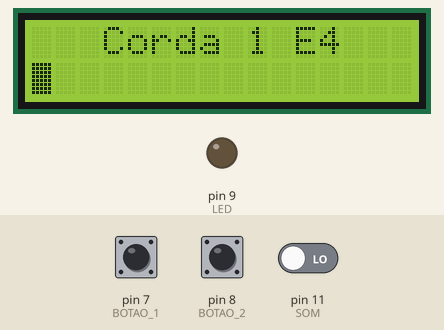
The sketch below on a simulated Arduino Uno, built with avr-gcc and run on an emulated ATmega328P. Parts: 16×2 character LCD, output pins drawn as LEDs (lit = HIGH). Inputs (shaded band) come from the test bench; at power-on: pin 7 (BOTAO_1) LOW, pin 8 (BOTAO_2) LOW, pin 11 (SOM) LOW.

Above: at 1.2 s.
1.3 s: pin 7 (BOTAO_1) pulled HIGH for 0.15 s
At 2.2 s:
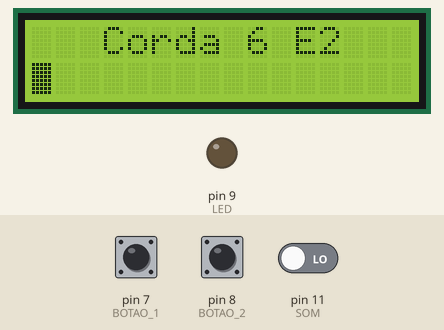
2.9 s: pin 7 (BOTAO_1) pulled HIGH for 1 s
At 4.7 s:
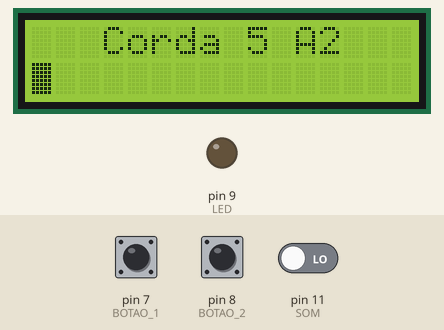
5.4 s: pin 7 (BOTAO_1) pulled HIGH for 0.15 s
At 6.6 s:
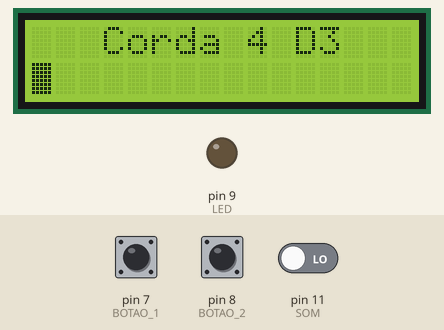
7.0 s: pin 7 (BOTAO_1) pulled HIGH for 3.2 s
At 10.7 s:
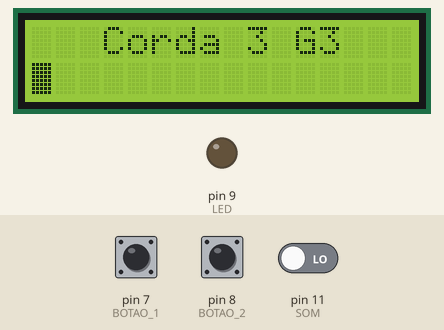
11.7 s: pin 7 (BOTAO_1) pulled HIGH for 0.15 s
At 12.6 s:
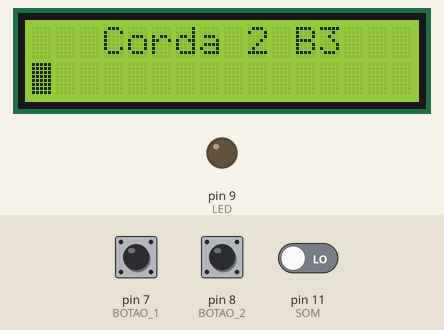
Timing chart, 0 to 14.7 s (numbered marks = the images above; inputs shaded):
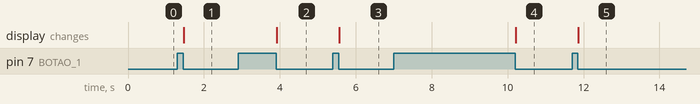

The sketch:

afinador.ino
```cpp
#include <Wire.h>
#include <LiquidCrystal_I2C.h>
#include "arduinoFFT.h"

LiquidCrystal_I2C lcd(0x27, 16, 2);

//Sprites do LCD

byte Vazio[] = {
  B00000,
  B00000,
  B00000,
  B00000,
  B00000,
  B00000,
  B00000,
  B00000
};

byte Cheio[] = {
  B11111,
  B11111,
  B11111,
  B11111,
  B11111,
  B11111,
  B11111,
  B11111
};

byte metadeDireita[] = {
  B00011,
  B00011,
  B00011,
  B00011,
  B00011,
  B00011,
  B00011,
  B00011
};

byte metadeEsquerda[] = {
  B11000,
  B11000,
  B11000,
  B11000,
  B11000,
  B11000,
  B11000,
  B11000
};

#define AMOSTRAS 128 //Quantidade de capturas analógicas para formar uma frequência
#define BOTAO_1 7
#define BOTAO_2 8
#define LED 9
#define SOM 11

char printCordas[6][11] = {{"Corda 1 E4"}, {"Corda 2 B3"}, {"Corda 3 G3"}, {"Corda 4 D3"}, {"Corda 5 A2"}, {"Corda 6 E2"}};
int escolhaCorda = 0, posicao;

unsigned int periodo;
unsigned long microSeg;
int notas[] = {330, 247, 196, 147, 110, 82}; //Frequências da afinação padrão de um violão/guitarra
double micOut[AMOSTRAS];
double vZero[AMOSTRAS];
arduinoFFT FFT = arduinoFFT();

int posicaoAnt = 0;

double Frequencia(const int notas[],const int escolhaCorda){
  //**
  double freqMax;

  freqMax = notas[escolhaCorda] * 2.5; //Define a amostragem de Nyquist, que precisa ser 2x maior do que a frequência máxima esperada, sendo essa 1.25x maior do que o valor afinado
  periodo = round(1000000*(1.0/freqMax)); //
  for(int i=0; i<AMOSTRAS; i++){

        microSeg = micros();  //Retorna o numéro de microsegundos a partir do momento que o arduino roda a parte atual

        micOut[i] = analogRead(0); //Guarda no array de saídas do microfone, a saída atual do microfone
        vZero[i] = 0; //Cria um vetor de zeros

        //Tempo de espera até a próxima coleta
        while(micros() < (microSeg + periodo)){
          ;
        }

    }

    //Aplicando Fourier às leituras do sensor
    FFT.Windowing(micOut, AMOSTRAS, FFT_WIN_TYP_HAMMING, FFT_FORWARD);
    FFT.Compute(micOut, vZero, AMOSTRAS, FFT_FORWARD);
    FFT.ComplexToMagnitude(micOut, vZero, AMOSTRAS);

    //Encontra o pico de frequência
    double picoFreq = FFT.MajorPeak(micOut, AMOSTRAS, freqMax);

    return picoFreq;
}

int PosicaoBarra(double Frequencia, int escolhaCorda){
  Frequencia *= 0.99; //O sensor tende a retornar valores um pouco acima da frequência real
  //O sensor retorna valores inesperados, porém padronizado, em baixas frequências, nesse caso 82hz
  if(escolhaCorda == 5){
    //A frequencia lida nesse caso tende a ser um pouco menos da metade do que a frequência real
    Frequencia *= 2.07;
  }

  Serial.println(Frequencia);

  //Calcula uma diferença em porcentagem da da frequência captada e da frequência afinada
  double dif = Frequencia/notas[escolhaCorda];
  //Proporção que irá indicar em qual posição ele será printado na tela lcd de acordo com o quão desafinado está
  double prop = 0.02;

  //Abaixo de 0.7 em geral é um ruido
  if(dif < 0.7){
    return -1;
  }

  //7 é a posição para afinado
  int a = 7;

  //Um valor afinado para o código está entre 0,6% mais grave ou 1% mais agudo
  if(dif < 0.9940){
    a = 6;
    while(dif < 0.9940){
      a--;
      dif += prop;
      if(a == 0){
        break;
      }
    }
  }
  else if(dif > 1.01){
    a = 9;
    while(dif > 1.01){
      a++;
      dif -= prop;
      if(a == 15){
        break;
      }
    }
  }
  else{
    return a;
  }

  //Os valores mais graves também apresentam um comportamento contrário do resto, sendo necessário reverter novamente sua posição
  if(escolhaCorda == 5){
    a -= 15;
    a *= -1;
  }

  return a;

}

void retornaTela(int botaoEsq, int botaoDir, int *telaAtual){

 int umaVez = 0;


 //O codigo seguinte faz com que o programa apenas continue quando o botão deixe de ser pressionado
  if(botaoEsq){
    while(botaoEsq){
      if(!umaVez){
        if(*telaAtual == 0){
          *telaAtual = 5;
        }
        else{
          *telaAtual = *telaAtual - 1;
        }
        umaVez = 1;
      }
      botaoEsq = digitalRead(BOTAO_1);
    }
  }
  umaVez = 0;
  if(botaoDir){
    while(botaoDir){
      if(!umaVez){
        if(*telaAtual == 5){
          *telaAtual = 0;
        }
        else{
          *telaAtual = *telaAtual + 1;
        }

        umaVez = 1;
      }
      botaoDir = digitalRead(BOTAO_2);
    }
  }

  umaVez = 0;

}

void setup() {
  Serial.begin(9600);

  //Setando os pinos
  pinMode(BOTAO_1, INPUT);
  pinMode(BOTAO_2, INPUT);
  pinMode(LED, OUTPUT);
  pinMode(SOM, INPUT);


  //Configurando o LCD e os sprites
  lcd.backlight();
  lcd.begin(16, 2);
  lcd.createChar(0, metadeEsquerda);
  lcd.createChar(1, metadeDireita);
  lcd.createChar(2, Cheio);
  lcd.createChar(3, Vazio);
  lcd.home();

}

void loop() {

  //Captura dos botões
  int botaoEsquerda, botaoDireita, captandoSom;
  botaoEsquerda = digitalRead(BOTAO_1);
  botaoDireita = digitalRead(BOTAO_2);
  /*O sensor possui uma saída digital que indica caso um som foi captado ou não,
  tal comportamento depende da sensibilidade regulada pelo potenciometro do sensor*/
  captandoSom = digitalRead(SOM);

  //Se precionado o botão o que está escrito será apagado para escrever a tela selecionada
  if(botaoEsquerda || botaoDireita){
    retornaTela(botaoEsquerda, botaoDireita, &escolhaCorda);
    lcd.setCursor(posicaoAnt, 1);
    lcd.write(3);
    lcd.setCursor(posicaoAnt+1, 1);
    lcd.write(3);
    digitalWrite(LED, LOW);

  }

  lcd.setCursor(3, 0);
  lcd.print(printCordas[escolhaCorda]);

  //Caso um som seja captado, ele retornara o quao desafinado está o som captado através da barra printada na tela
  if(captandoSom){
  posicao = PosicaoBarra(Frequencia(notas, escolhaCorda), escolhaCorda);
  }

  /*Caso a posição seja diferente da já escrita na tela a barra anterior será apagada juntamente com a imediatamente
  a sua frente(afim de evitar problemas com o caractere especial)*/
  if(posicaoAnt != posicao && posicao != -1){
    lcd.setCursor(posicaoAnt, 1);
    lcd.write(3);
    lcd.setCursor(posicaoAnt+1, 1);
    lcd.write(3);
    posicaoAnt = posicao;
  }

  //Caso a frequência seja de acordo com a afinação sera escrito um caractere especial e o led acenderá
  if(posicao == 7 && posicao != -1){
    lcd.setCursor(7, 1);
    lcd.write(1);
    lcd.setCursor(8, 1);
    lcd.write(0);
    digitalWrite(LED, HIGH);
  }
  //Caso contrário a posição relativa sera escrita
  else if(posicao != -1){
    lcd.setCursor(posicao, 1);
    lcd.write(2);
    digitalWrite(LED, LOW);
  }

  delay(100);

}
```

Measured:
- after the input at 1.3 s, the display: changes after 0.17 s (image 1)
- after the input at 2.9 s, the display: changes after 1.0 s (image 2)
- after the input at 5.4 s, the display: changes after 0.17 s (image 3)
- after the input at 7.0 s, the display: changes after 3.2 s (image 4)
- after the input at 11.7 s, the display: changes after 0.17 s (image 5)
